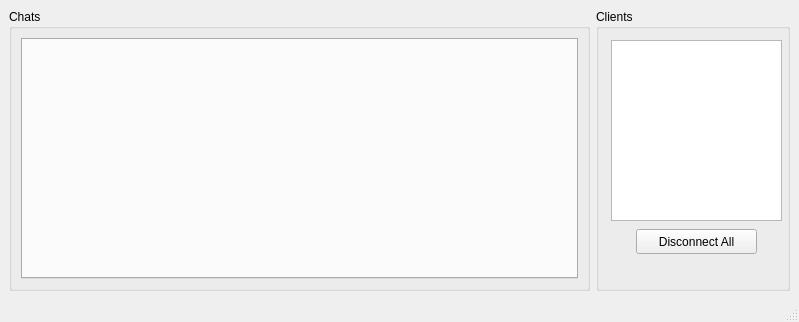
<?xml version="1.0" encoding="UTF-8"?>
<ui version="4.0">
 <class>MainWindow</class>
 <widget class="QMainWindow" name="MainWindow">
  <property name="geometry">
   <rect>
    <x>0</x>
    <y>0</y>
    <width>799</width>
    <height>322</height>
   </rect>
  </property>
  <property name="windowTitle">
   <string>Server</string>
  </property>
  <widget class="QWidget" name="centralwidget">
   <layout class="QHBoxLayout" name="horizontalLayout_2" stretch="3,1">
    <item>
     <widget class="QGroupBox" name="grpChats">
      <property name="title">
       <string>Chats</string>
      </property>
      <layout class="QHBoxLayout" name="horizontalLayout">
       <item>
        <widget class="QTabWidget" name="tbChats">
         <property name="focusPolicy">
          <enum>Qt::NoFocus</enum>
         </property>
        </widget>
       </item>
      </layout>
     </widget>
    </item>
    <item>
     <widget class="QGroupBox" name="grpClients">
      <property name="title">
       <string>Clients</string>
      </property>
      <widget class="QListWidget" name="lstClients">
       <property name="geometry">
        <rect>
         <x>15</x>
         <y>31</y>
         <width>171</width>
         <height>181</height>
        </rect>
       </property>
      </widget>
      <widget class="QPushButton" name="btnDisconnectAll">
       <property name="geometry">
        <rect>
         <x>40</x>
         <y>220</y>
         <width>121</width>
         <height>25</height>
        </rect>
       </property>
       <property name="text">
        <string>Disconnect All</string>
       </property>
      </widget>
     </widget>
    </item>
   </layout>
  </widget>
  <widget class="QMenuBar" name="menubar">
   <property name="geometry">
    <rect>
     <x>0</x>
     <y>0</y>
     <width>799</width>
     <height>22</height>
    </rect>
   </property>
  </widget>
  <widget class="QStatusBar" name="statusbar"/>
 </widget>
 <resources/>
 <connections/>
</ui>
